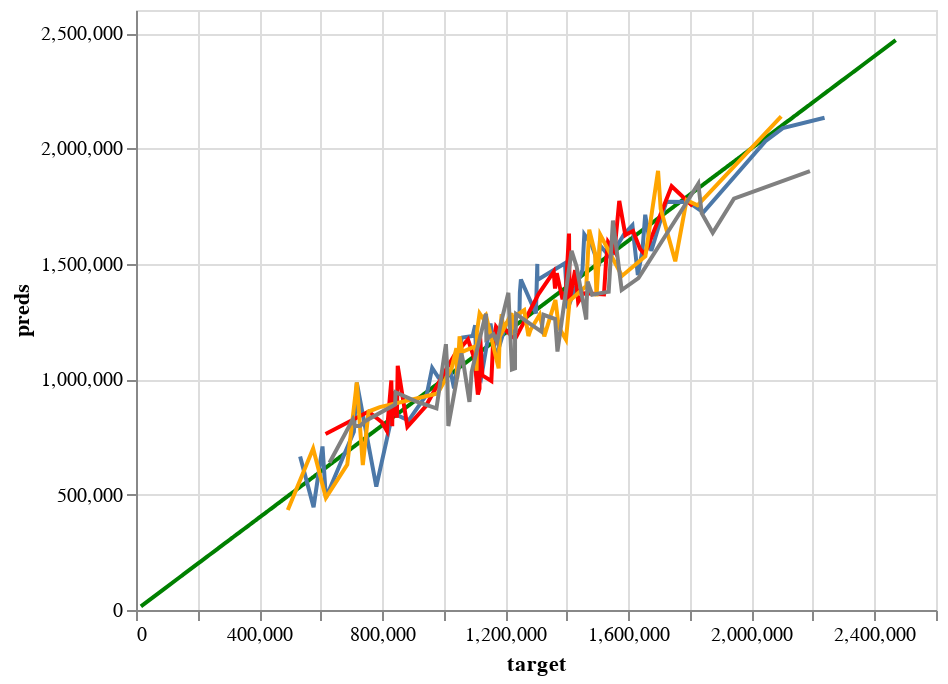

Here is the notebook cell this chart was saved with:
### Code cell
import altair as alt
import pandas as pd

# Assuming you have imported Altair and defined y, y_preds, y_preds_ls, y_preds_rd, y_preds_en

# Sample fraction (adjust as needed)
sample_fraction = 0.01  # Change this to the desired fraction

# Sample dataframes
y_sampled = pd.DataFrame({'target': y, 'preds': y})
y_preds_sampled = pd.DataFrame({'target': y, 'preds': y_preds}).sample(frac=sample_fraction)
y_preds_ls_sampled = pd.DataFrame({'target': y, 'preds': y_preds_ls}).sample(frac=sample_fraction)
y_preds_rd_sampled = pd.DataFrame({'target': y, 'preds': y_preds_rd}).sample(frac=sample_fraction)
y_preds_en_sampled = pd.DataFrame({'target': y, 'preds': y_preds_en}).sample(frac=sample_fraction)

# Scatter plot for perfect prediction (green points)
perfect = alt.Chart(y_sampled).mark_line(color='green').encode(
    x='target',
    y='preds'
)

# Scatter plot for predicted values
lr_chart = alt.Chart(y_preds_sampled).mark_line().encode(
    x='target',
    y='preds'
)

# Scatter plot for predicted values (Least Squares)
ls_chart = alt.Chart(y_preds_ls_sampled).mark_line(color='red').encode(
    x='target',
    y='preds'
)

# Scatter plot for predicted values (Ridge Regression)
rd_chart = alt.Chart(y_preds_rd_sampled).mark_line(color='orange').encode(
    x='target',
    y='preds'
)

# Scatter plot for predicted values (Elastic Net)
en_chart = alt.Chart(y_preds_en_sampled).mark_line(color='grey').encode(
    x='target',
    y='preds'
)

# Display the charts
perfect + lr_chart + ls_chart + rd_chart + en_chart

### Figure 1 — Vega-Lite specification as saved in the notebook (floating-point values rounded to 4 significant figures; data arrays with more than 128 entries replaced by an {"elided": "..."} marker saying what was removed)
{"config": {"view": {"continuousWidth": 400, "continuousHeight": 300}}, "layer": [{"data": {"name": "data-5adf0d1b11ff31f5389075ba46db4c73"}, "mark": {"type": "line", "color": "green"}, "encoding": {"x": {"field": "target", "type": "quantitative"}, "y": {"field": "preds", "type": "quantitative"}}}, {"data": {"name": "data-0327992f4e85ed27ae4549253152823d"}, "mark": "line", "encoding": {"x": {"field": "target", "type": "quantitative"}, "y": {"field": "preds", "type": "quantitative"}}}, {"data": {"name": "data-d307d2690cae59fb6e140fc75dedf098"}, "mark": {"type": "line", "color": "red"}, "encoding": {"x": {"field": "target", "type": "quantitative"}, "y": {"field": "preds", "type": "quantitative"}}}, {"data": {"name": "data-a5f7e75492f8ae3880f0cf99bb2c2545"}, "mark": {"type": "line", "color": "orange"}, "encoding": {"x": {"field": "target", "type": "quantitative"}, "y": {"field": "preds", "type": "quantitative"}}}, {"data": {"name": "data-8f79903b55bd2e2903d0c5d97dbeeca2"}, "mark": {"type": "line", "color": "grey"}, "encoding": {"x": {"field": "target", "type": "quantitative"}, "y": {"field": "preds", "type": "quantitative"}}}], "$schema": "https://vega.github.io/schema/vega-lite/v4.17.0.json", "datasets": {"data-5adf0d1b11ff31f5389075ba46db4c73": {"elided": "5000 records"}, "data-0327992f4e85ed27ae4549253152823d": [{"target": 1152000.0, "preds": 1241000.0}, {"target": 885700.0, "preds": 821000.0}, {"target": 577100.0, "preds": 445800.0}, {"target": 2238000.0, "preds": 2133000.0}, {"target": 1394000.0, "preds": 1502000.0}, {"target": 533400.0, "preds": 665400.0}, {"target": 780900.0, "preds": 534500.0}, {"target": 1541000.0, "preds": 1529000.0}, {"target": 834200.0, "preds": 853800.0}, {"target": 1102000.0, "preds": 1234000.0}, {"target": 1613000.0, "preds": 1667000.0}, {"target": 1058000.0, "preds": 1175000.0}, {"target": 1451000.0, "preds": 1473000.0}, {"target": 617200.0, "preds": 486000.0}, {"target": 1631000.0, "preds": 1451000.0}, {"target": 1844000.0, "preds": 1724000.0}, {"target": 1507000.0, "preds": 1581000.0}, {"target": 717700.0, "preds": 985800.0}, {"target": 1505000.0, "preds": 1490000.0}, {"target": 1300000.0, "preds": 1285000.0}, {"target": 1646000.0, "preds": 1557000.0}, {"target": 1034000.0, "preds": 960200.0}, {"target": 1723000.0, "preds": 1769000.0}, {"target": 1023000.0, "preds": 1031000.0}, {"target": 1170000.0, "preds": 1092000.0}, {"target": 1710000.0, "preds": 1711000.0}, {"target": 1403000.0, "preds": 1307000.0}, {"target": 1246000.0, "preds": 1280000.0}, {"target": 2102000.0, "preds": 2088000.0}, {"target": 1122000.0, "preds": 1010000.0}, {"target": 1060000.0, "preds": 1181000.0}, {"target": 708000.0, "preds": 772400.0}, {"target": 945100.0, "preds": 933900.0}, {"target": 962600.0, "preds": 1049000.0}, {"target": 1675000.0, "preds": 1556000.0}, {"target": 1203000.0, "preds": 1243000.0}, {"target": 1094000.0, "preds": 1187000.0}, {"target": 606200.0, "preds": 708800.0}, {"target": 1248000.0, "preds": 1376000.0}, {"target": 982300.0, "preds": 1008000.0}, {"target": 1106000.0, "preds": 1065000.0}, {"target": 1305000.0, "preds": 1430000.0}, {"target": 1480000.0, "preds": 1584000.0}, {"target": 2046000.0, "preds": 2032000.0}, {"target": 1655000.0, "preds": 1713000.0}, {"target": 1587000.0, "preds": 1630000.0}, {"target": 1457000.0, "preds": 1627000.0}, {"target": 1795000.0, "preds": 1768000.0}, {"target": 1304000.0, "preds": 1500000.0}, {"target": 1251000.0, "preds": 1432000.0}], "data-d307d2690cae59fb6e140fc75dedf098": [{"target": 1528000.0, "preds": 1510000.0}, {"target": 1653000.0, "preds": 1541000.0}, {"target": 1118000.0, "preds": 1195000.0}, {"target": 1741000.0, "preds": 1836000.0}, {"target": 1308000.0, "preds": 1369000.0}, {"target": 1100000.0, "preds": 1087000.0}, {"target": 1615000.0, "preds": 1643000.0}, {"target": 1368000.0, "preds": 1459000.0}, {"target": 1232000.0, "preds": 1175000.0}, {"target": 1590000.0, "preds": 1624000.0}, {"target": 1160000.0, "preds": 1137000.0}, {"target": 1598000.0, "preds": 1631000.0}, {"target": 1809000.0, "preds": 1751000.0}, {"target": 1409000.0, "preds": 1340000.0}, {"target": 882100.0, "preds": 793600.0}, {"target": 1521000.0, "preds": 1368000.0}, {"target": 1555000.0, "preds": 1554000.0}, {"target": 616100.0, "preds": 763000.0}, {"target": 1386000.0, "preds": 1346000.0}, {"target": 1237000.0, "preds": 1187000.0}, {"target": 1571000.0, "preds": 1773000.0}, {"target": 1437000.0, "preds": 1334000.0}, {"target": 1194000.0, "preds": 1221000.0}, {"target": 832700.0, "preds": 796200.0}, {"target": 1396000.0, "preds": 1359000.0}, {"target": 1111000.0, "preds": 933400.0}, {"target": 1155000.0, "preds": 992500.0}, {"target": 1534000.0, "preds": 1595000.0}, {"target": 1455000.0, "preds": 1372000.0}, {"target": 799100.0, "preds": 813500.0}, {"target": 1362000.0, "preds": 1393000.0}, {"target": 1427000.0, "preds": 1473000.0}, {"target": 829800.0, "preds": 994600.0}, {"target": 1638000.0, "preds": 1565000.0}, {"target": 834300.0, "preds": 946300.0}, {"target": 1011000.0, "preds": 1051000.0}, {"target": 850600.0, "preds": 1058000.0}, {"target": 847800.0, "preds": 833400.0}, {"target": 1184000.0, "preds": 1201000.0}, {"target": 1170000.0, "preds": 1227000.0}, {"target": 1126000.0, "preds": 1017000.0}, {"target": 755800.0, "preds": 860100.0}, {"target": 1407000.0, "preds": 1631000.0}, {"target": 815600.0, "preds": 775300.0}, {"target": 941600.0, "preds": 883100.0}, {"target": 1390000.0, "preds": 1365000.0}, {"target": 1079000.0, "preds": 1172000.0}, {"target": 1116000.0, "preds": 959200.0}, {"target": 1035000.0, "preds": 1106000.0}, {"target": 1358000.0, "preds": 1465000.0}], "data-a5f7e75492f8ae3880f0cf99bb2c2545": [{"target": 686600.0, "preds": 630400.0}, {"target": 1282000.0, "preds": 1214000.0}, {"target": 1363000.0, "preds": 1344000.0}, {"target": 1463000.0, "preds": 1404000.0}, {"target": 1262000.0, "preds": 1299000.0}, {"target": 755800.0, "preds": 860100.0}, {"target": 1312000.0, "preds": 1280000.0}, {"target": 1275000.0, "preds": 1187000.0}, {"target": 1825000.0, "preds": 1754000.0}, {"target": 1473000.0, "preds": 1648000.0}, {"target": 1041000.0, "preds": 1135000.0}, {"target": 1502000.0, "preds": 1485000.0}, {"target": 1179000.0, "preds": 1047000.0}, {"target": 1409000.0, "preds": 1340000.0}, {"target": 1492000.0, "preds": 1547000.0}, {"target": 2097000.0, "preds": 2139000.0}, {"target": 1705000.0, "preds": 1739000.0}, {"target": 1397000.0, "preds": 1172000.0}, {"target": 1497000.0, "preds": 1359000.0}, {"target": 1226000.0, "preds": 1268000.0}, {"target": 1044000.0, "preds": 1003000.0}, {"target": 1103000.0, "preds": 1143000.0}, {"target": 1117000.0, "preds": 1286000.0}, {"target": 1579000.0, "preds": 1448000.0}, {"target": 1789000.0, "preds": 1776000.0}, {"target": 1374000.0, "preds": 1225000.0}, {"target": 737100.0, "preds": 627700.0}, {"target": 1327000.0, "preds": 1185000.0}, {"target": 1753000.0, "preds": 1511000.0}, {"target": 1052000.0, "preds": 1185000.0}, {"target": 1060000.0, "preds": 1119000.0}, {"target": 1221000.0, "preds": 1286000.0}, {"target": 1222000.0, "preds": 1191000.0}, {"target": 1107000.0, "preds": 1037000.0}, {"target": 1137000.0, "preds": 1279000.0}, {"target": 980000.0, "preds": 938500.0}, {"target": 1697000.0, "preds": 1903000.0}, {"target": 1188000.0, "preds": 1282000.0}, {"target": 792400.0, "preds": 879400.0}, {"target": 493400.0, "preds": 433500.0}, {"target": 617200.0, "preds": 486100.0}, {"target": 1509000.0, "preds": 1626000.0}, {"target": 1026000.0, "preds": 1049000.0}, {"target": 1655000.0, "preds": 1533000.0}, {"target": 717700.0, "preds": 985800.0}, {"target": 1127000.0, "preds": 1265000.0}, {"target": 1193000.0, "preds": 1213000.0}, {"target": 575700.0, "preds": 699900.0}, {"target": 1108000.0, "preds": 1205000.0}, {"target": 1182000.0, "preds": 1193000.0}], "data-8f79903b55bd2e2903d0c5d97dbeeca2": [{"target": 1187000.0, "preds": 1249000.0}, {"target": 1943000.0, "preds": 1783000.0}, {"target": 744300.0, "preds": 818200.0}, {"target": 976500.0, "preds": 873400.0}, {"target": 1138000.0, "preds": 1283000.0}, {"target": 1232000.0, "preds": 1047000.0}, {"target": 1084000.0, "preds": 901900.0}, {"target": 1633000.0, "preds": 1438000.0}, {"target": 1015000.0, "preds": 797100.0}, {"target": 1536000.0, "preds": 1372000.0}, {"target": 1828000.0, "preds": 1848000.0}, {"target": 1222000.0, "preds": 1042000.0}, {"target": 1432000.0, "preds": 1488000.0}, {"target": 1058000.0, "preds": 1112000.0}, {"target": 1839000.0, "preds": 1720000.0}, {"target": 1324000.0, "preds": 1279000.0}, {"target": 1463000.0, "preds": 1259000.0}, {"target": 1362000.0, "preds": 1261000.0}, {"target": 1416000.0, "preds": 1556000.0}, {"target": 1874000.0, "preds": 1635000.0}, {"target": 1235000.0, "preds": 1282000.0}, {"target": 843500.0, "preds": 943500.0}, {"target": 1162000.0, "preds": 1195000.0}, {"target": 1041000.0, "preds": 986200.0}, {"target": 1465000.0, "preds": 1337000.0}, {"target": 1091000.0, "preds": 1031000.0}, {"target": 1550000.0, "preds": 1688000.0}, {"target": 1483000.0, "preds": 1367000.0}, {"target": 842200.0, "preds": 890500.0}, {"target": 711500.0, "preds": 797100.0}, {"target": 628900.0, "preds": 637900.0}, {"target": 1135000.0, "preds": 1274000.0}, {"target": 1232000.0, "preds": 1216000.0}, {"target": 1063000.0, "preds": 1077000.0}, {"target": 1139000.0, "preds": 1174000.0}, {"target": 1007000.0, "preds": 1152000.0}, {"target": 1468000.0, "preds": 1423000.0}, {"target": 729300.0, "preds": 798700.0}, {"target": 1772000.0, "preds": 1730000.0}, {"target": 1174000.0, "preds": 1161000.0}, {"target": 1317000.0, "preds": 1206000.0}, {"target": 1210000.0, "preds": 1374000.0}, {"target": 909800.0, "preds": 903800.0}, {"target": 704700.0, "preds": 825900.0}, {"target": 1234000.0, "preds": 1200000.0}, {"target": 1011000.0, "preds": 1050000.0}, {"target": 1370000.0, "preds": 1120000.0}, {"target": 1534000.0, "preds": 1379000.0}, {"target": 1578000.0, "preds": 1386000.0}, {"target": 2190000.0, "preds": 1902000.0}]}}
